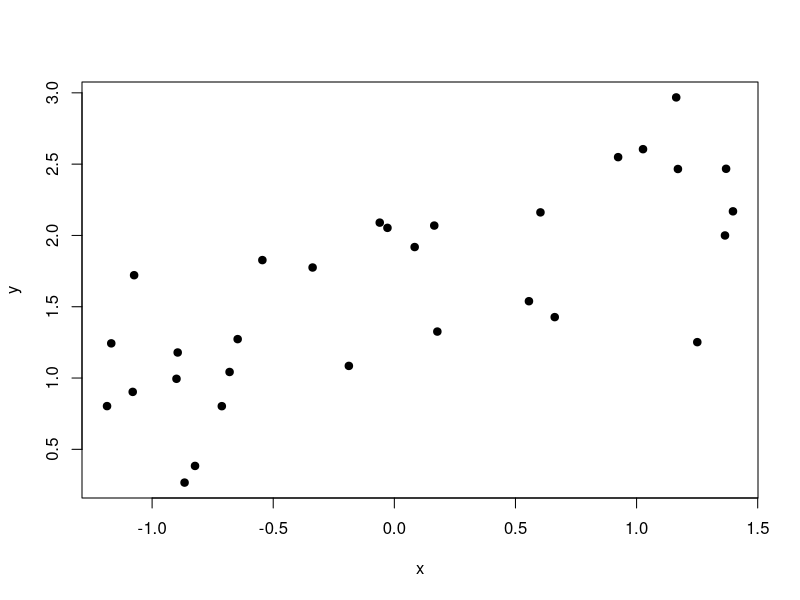
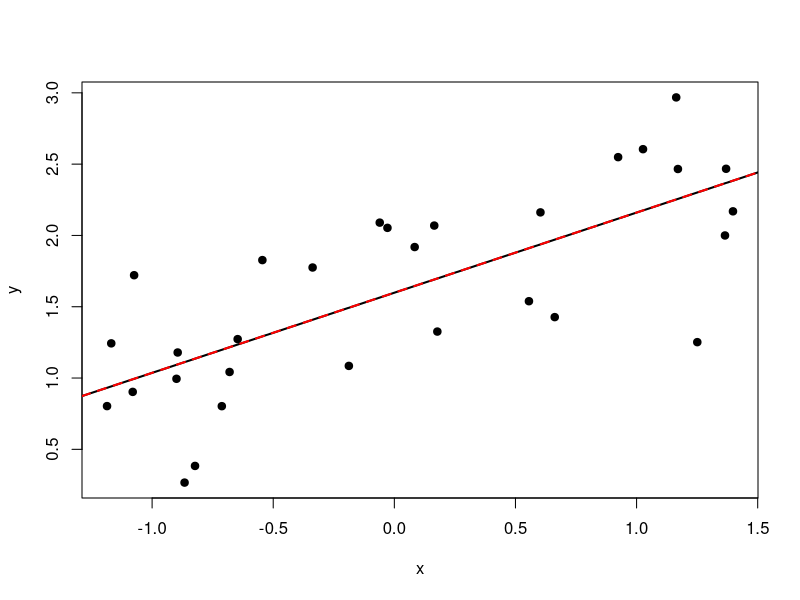
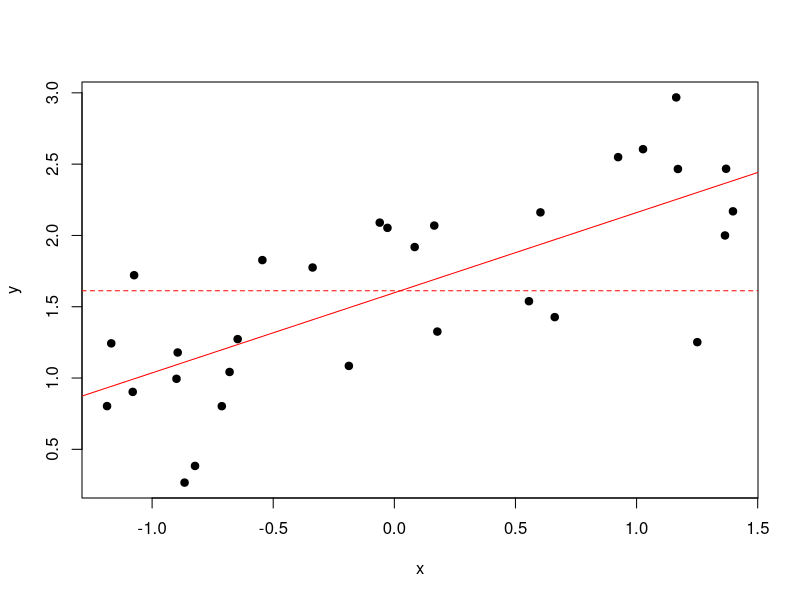
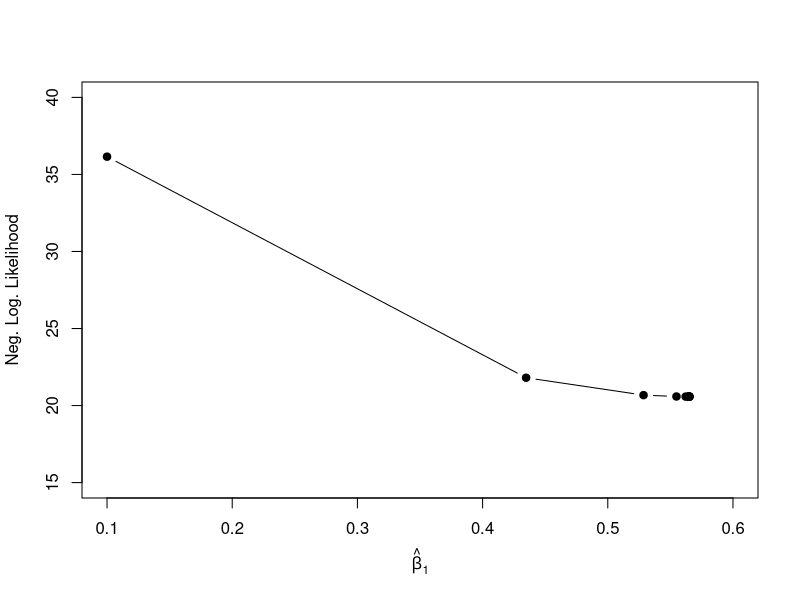
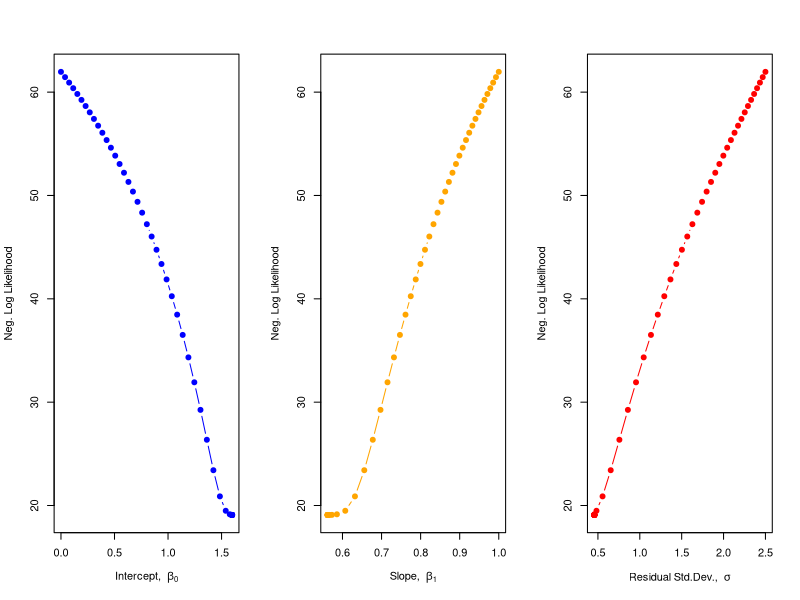

These figures' R source, in order:
## ---- chunk 1
### PARAMS
beta0 = 1.5
beta1 = 0.5
sigma = 0.4
n = 30

### GENERATE DATA
set.seed(5)
x = runif(n, -1.5, 1.5)
exp_y = beta0 + beta1*x
y = exp_y + rnorm(n, mean=0, sd=sigma)

# Create a data frame 
my_df = data.frame(y = y, x = x)

plot(my_df$y ~ my_df$x, pch = 19,
     xlab = "x", ylab = "y")
## ---- chunk 2
# How to calculate the likelihood of a single data point:
dnorm(y[1], 
      mean = beta0 + beta1*x[1],
      sd = sigma,
      log = FALSE)

# Calculate the full likelihood of the data, using the product
## Vectorized:
LH_notlog= 
prod(
    dnorm(y, 
          mean = beta0 + beta1*x,
          sd = sigma,
          log = FALSE)
)

# Log-likelihood, vectorized
LH_log = 
sum(
    dnorm(y, 
          mean = beta0 + beta1*x,
          sd = sigma,
          log = TRUE)
)

# Make sure the output makes sense
LH_notlog
# Indeed the log-likelihood is the log of the 
# likelihood on the raw probability scale.
LH_log; log(LH_notlog)
## ---- chunk 3
### NEG LOG-LIK MINIMIZATION
neg_log_lik = function(p, data_df){
    beta0=p[1]
    beta1=p[2]
    sigma=p[3]
    
    mu = beta0 + beta1*data_df$x
    
    nll = -sum(dnorm(data_df$y, mean=mu, sd=sigma, log = TRUE))
    return(nll)
}
## ---- chunk 4
m_nll = 
    optim(
        par = c(0.1,0,0.1),
        fn = neg_log_lik,
        data_df = my_df,
        method = "L-BFGS-B",
        lower=c(-5,-5,0.001),
        upper=c(5,5,5),
        hessian = TRUE
    )
par_tab_nll = rbind(m_nll$par)
colnames(par_tab_nll) = c("int", "slope", "sigma")
par_tab_nll
## ---- chunk 5
### COMPARE TO LM()
m_ols = lm(y ~ 1 + x, data = my_df)
m_ols_summary = summary(m_ols)
m_ols_summary # Notice p-value

par_tab_ols = c(coef(m_ols), m_ols_summary$sigma)
names(par_tab_ols) = c("int", "slope", "sigma")
par_tab_ols; par_tab_nll

plot(my_df$y ~ my_df$x, pch = 19,
     xlab = "x", ylab = "y")
# Line from OLS
abline(coef = coef(m_ols), col = "black", lwd = 2)
# Line from MaxLikelihood
abline(coef = m_nll$par[1:2], col = "red", lty = 2, lwd = 2)
## ---- chunk 6
# Need a null model:
nll_null = function(p, data_df){
    beta0=p[1]
    sigma=p[2]
    
    mu = beta0
    
    nll = -sum(dnorm(data_df$y, mean=mu, sd=sigma, log = TRUE))
    return(nll)
}

m_nll_null = 
    optim(
        par = c(0.1,0.1),
        fn = nll_null,
        data_df = my_df,
        method = "L-BFGS-B",
        lower=c(-5,0.001),
        upper=c(5,5)
    )
par_tab_nll_null = rbind(m_nll_null$par)
colnames(par_tab_nll_null) = c("int", "sigma")
par_tab_nll_null

plot(my_df$y ~ my_df$x, pch = 19,
     xlab = "x", ylab = "y")
abline(coef = m_nll$par[1:2], col = "red", lty = 1)
abline(h = m_nll_null$par[1], col = "red", lty = 2)
## ---- chunk 7
# use exp() to convert the negative log likelihood to 
# raw probability scale
log_lh_full = -m_nll$value
log_lh_null = -m_nll_null$value

lh_full = exp(log_lh_full)
lh_null = exp(log_lh_null)

# Now calculate LHR
lhr = -2 * log(lh_null / lh_full)
lhr

# Of course, using rules of natural logs, this is equivalent:
-2 * (log_lh_null - log_lh_full)
## ---- chunk 8
# How many parameters being "removed" (i.e., set to zero) in test:
df_chi = 2 - 1

# Prob null is true
p_val = 1 - pchisq(lhr, df = df_chi)
p_val
## ---- chunk 9
drop1(m_ols, test = "Chisq")
## ---- chunk 10
# Set up some storage arrays:
slope_guess = NULL
nll_guess = NULL

# initial guess
slope = 0.1

# set h for approx of gradient
h = 1e-4

# set step size
alpha = 0.005

# Set gradient to arbitrary high number
## This makes the while() loop work
grad = 100

# initialize counter
i = 1

# While gradient is not yet \approx zero
while (norm(grad, "2") > 10^-4) {
    
    # Store the current value of slope:
    slope_guess[i] = slope
    
    #############
    # Approximate the gradient of the nll
    #############
    ## Adjust the slope by a small number, h
    slope_adj = slope + h
    ## Calculate f(slope)
    f_slope = neg_log_lik(p = c(beta0, slope, sigma), 
                          data_df = my_df)
    ## Store the current nll
    nll_guess[i] = f_slope
    ## Calculate f(slope + h)
    f_slope_adj = neg_log_lik(p = c(beta0, slope_adj, sigma), 
                              data_df = my_df)
    ## Calculate gradient
    grad = (f_slope_adj - f_slope) / h
    
    # search direction
    direct = -grad
    
    # update slope
    slope = slope + alpha * direct
    
    # counter for x
    i = i + 1
}

# Output the optimal slope and associated nll
n_iter = i-1

grad_descent_tab = cbind(slope_guess[n_iter], nll_guess[n_iter])
colnames(grad_descent_tab) = c("slope", "neg_log_lik")

# Compare to optim() outpu
optim_nll_tab = cbind(m_nll$par[2], m_nll$value)
colnames(optim_nll_tab) = c("slope", "neg_log_lik")

print("Gradient Descent:");grad_descent_tab
print("optim() output:");optim_nll_tab
## ---- chunk 11
plot(nll_guess ~ slope_guess, 
     pch = 19, type = "b", 
     ylab = "Neg. Log. Likelihood",
     xlab = expression(hat(beta)[1]),
     xlim = c(0.1, 0.6), ylim = c(15, 40))
## ---- chunk 12
# Extract the Hessian from the optim() output
hessian = m_nll$hessian
# Calculate the var-cov matrix from the inverse Hessian
# Remember solve(X) gives X^-1
params_varcov = solve(hessian)
# Then extract the diagonal and take the square root
# This gives a vector of SE(\param_i)
se_params = sqrt(diag(params_varcov))
params_tab = cbind(m_nll$par, se_params)
colnames(params_tab) = c("Estimate", "Std. Error")
rownames(params_tab) = c("Intercept", "slope", "sigma")
params_tab

# Same as OLS? 
m_ols_summary$coefficients[c(1:2), 1:2] # Pretty close!
## ---- chunk 13
### LEAST SQUARES MINIMIZATION

# We need a function to calculate the sum of squared errors:
least_sq = function(p, data_df){
    beta0=p[1]
    beta1=p[2]
    y = data_df$y
    n = length(y)
    
    expected_y = beta0 + beta1*data_df$x
    sse = 0
    for(i in 1:n){
        epsilon_i = y[i] - expected_y[i]
        sse = sse + (epsilon_i)^2
    }
    
    return(sse)
}

### OPTIMIZE LEAST SQUARES
fit_least_sq = 
    optim(
        par = c(0,0),
        fn = least_sq,
        data_df = my_df,
        method = "L-BFGS-B",
        lower=c(-5,-5),
        upper=c(5,5),
        hessian = TRUE
    )
# Create a table of estimates:
par_tab_least_sq = rbind(fit_least_sq$par)
colnames(par_tab_least_sq) = c("int", "slope")
par_tab_least_sq

# Compare to original OLS estimates:
coef(m_ols)
## ---- chunk 14
# How many params to estimate?
n_param = 3

# Set up some storage arrays:
## Guess that the number of iterations will be 100 or less...
param_guess = array(0, dim=c(100,n_param))
nll_guess = vector("numeric", length = 100)

# initial guesses
param = vector("numeric", length = n_param)
param[1] = 0.0 # intercept
param[2] = 1.0
param[3] = 2.5

# set h for approx of gradient
h = 1e-4

# set step size
alpha = 0.005

# Set gradient components to arbitrary high numbers
## This makes the while() loop work
grad = rep(100, times = n_param)

# initialize counter
i = 1

# While gradient is not yet \approx zero
while (norm(grad, "2") > 10^-4) {
    
    # Store the current value of slope:
    param_guess[i, ] = param
    
    #############
    # Approximate the gradient of the nll
    #############
    
    ## Calculate nll with all current params
    f_x = neg_log_lik(p = param, 
                          data_df = my_df)
    ## Store the current nll
    nll_guess[i] = f_x
    
    ## One param at a time, approximate gradient component
    ## (i.e., partial derivative)
    for(j in 1:n_param){
        ## Keep all but one params the same
        param_adj = NULL
        param_adj = param
        param_adj[j] = param[j] + h
        
        f_x_adj = neg_log_lik(p = param_adj, 
                              data_df = my_df)
        ## Calculate gradient component
        grad[j] = (f_x_adj - f_x) / h
    }
    
    # search direction
    ## Note that 'direct' is an array of size n_param
    direct = -grad
    
    # update params
    for(j in 1:n_param){
        param[j] = param[j] + alpha * direct[j]
    }
    
    # counter for x
    i = i + 1
}

# Output the optimal slope and associated nll
n_iter = i-1

grad_descent_tab = cbind(rbind(param_guess[n_iter,]), 
                         nll_guess[n_iter])
colnames(grad_descent_tab) = 
    c("int", "slope", "sigma", "neg_log_lik")

# Compare to optim() output
optim_nll_tab = cbind(rbind(m_nll$par), 
                      m_nll$value)
colnames(optim_nll_tab) = colnames(grad_descent_tab)

print("Gradient Descent:");grad_descent_tab
print("optim() output:");optim_nll_tab
## ---- chunk 15
par(mfrow=c(1,3))
plot(nll_guess[1:n_iter]~param_guess[1:n_iter, 1], 
     pch=19, type = "b", 
     col = "blue",
     ylab = "Neg. Log Likelihood", 
     xlab = expression("Intercept, "~beta[0]))
plot(nll_guess[1:n_iter]~param_guess[1:n_iter, 2],
     pch=19, type = "b", 
     col = "orange",
     ylab = "Neg. Log Likelihood", 
     xlab = expression("Slope, "~beta[1]))
plot(nll_guess[1:n_iter]~param_guess[1:n_iter, 3], 
     pch=19, type = "b", 
     col = "red",
     ylab = "Neg. Log Likelihood", 
     xlab = expression("Residual Std.Dev., "~sigma))

